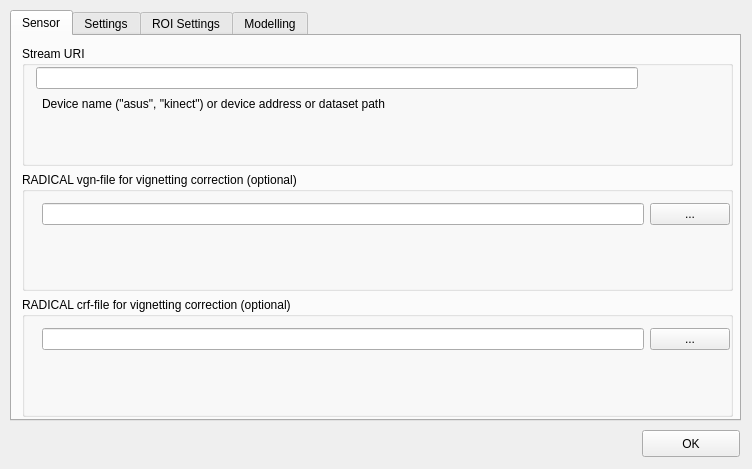
<?xml version="1.0" encoding="UTF-8"?>
<ui version="4.0">
 <class>Params</class>
 <widget class="QWidget" name="Params">
  <property name="geometry">
   <rect>
    <x>0</x>
    <y>0</y>
    <width>752</width>
    <height>469</height>
   </rect>
  </property>
  <property name="windowTitle">
   <string>Preferences</string>
  </property>
  <widget class="QTabWidget" name="Tracker">
   <property name="geometry">
    <rect>
     <x>10</x>
     <y>10</y>
     <width>731</width>
     <height>411</height>
    </rect>
   </property>
   <property name="currentIndex">
    <number>0</number>
   </property>
   <widget class="QWidget" name="sensorTab">
    <attribute name="title">
     <string>Sensor</string>
    </attribute>
    <widget class="QWidget" name="layoutWidget1">
     <property name="geometry">
      <rect>
       <x>10</x>
       <y>10</y>
       <width>711</width>
       <height>371</height>
      </rect>
     </property>
     <layout class="QVBoxLayout" name="verticalLayout">
      <item>
       <widget class="QGroupBox" name="groupBox_4">
        <property name="sizePolicy">
         <sizepolicy hsizetype="Preferred" vsizetype="Minimum">
          <horstretch>0</horstretch>
          <verstretch>0</verstretch>
         </sizepolicy>
        </property>
        <property name="minimumSize">
         <size>
          <width>600</width>
          <height>70</height>
         </size>
        </property>
        <property name="title">
         <string>Stream URI</string>
        </property>
        <widget class="QLabel" name="label">
         <property name="geometry">
          <rect>
           <x>20</x>
           <y>50</y>
           <width>591</width>
           <height>16</height>
          </rect>
         </property>
         <property name="text">
          <string>Device name (&quot;asus&quot;, &quot;kinect&quot;) or device address or dataset path</string>
         </property>
        </widget>
        <widget class="QWidget" name="layoutWidget4">
         <property name="geometry">
          <rect>
           <x>14</x>
           <y>20</y>
           <width>602</width>
           <height>24</height>
          </rect>
         </property>
         <layout class="QVBoxLayout" name="verticalLayout_2" stretch="0">
          <item>
           <widget class="QLineEdit" name="editStreamURI">
            <property name="minimumSize">
             <size>
              <width>600</width>
              <height>0</height>
             </size>
            </property>
           </widget>
          </item>
         </layout>
        </widget>
       </widget>
      </item>
      <item>
       <widget class="QGroupBox" name="groupBox_2">
        <property name="sizePolicy">
         <sizepolicy hsizetype="Expanding" vsizetype="Preferred">
          <horstretch>0</horstretch>
          <verstretch>0</verstretch>
         </sizepolicy>
        </property>
        <property name="minimumSize">
         <size>
          <width>600</width>
          <height>70</height>
         </size>
        </property>
        <property name="title">
         <string>RADICAL vgn-file for vignetting correction (optional)</string>
        </property>
        <widget class="QWidget" name="layoutWidget5">
         <property name="geometry">
          <rect>
           <x>20</x>
           <y>30</y>
           <width>688</width>
           <height>24</height>
          </rect>
         </property>
         <layout class="QHBoxLayout" name="horizontalLayout">
          <item>
           <widget class="QLineEdit" name="editVGNfile">
            <property name="minimumSize">
             <size>
              <width>600</width>
              <height>0</height>
             </size>
            </property>
            <property name="text">
             <string/>
            </property>
           </widget>
          </item>
          <item>
           <widget class="QPushButton" name="pushFindVGNfile">
            <property name="sizePolicy">
             <sizepolicy hsizetype="Minimum" vsizetype="Fixed">
              <horstretch>0</horstretch>
              <verstretch>0</verstretch>
             </sizepolicy>
            </property>
            <property name="minimumSize">
             <size>
              <width>20</width>
              <height>0</height>
             </size>
            </property>
            <property name="text">
             <string>...</string>
            </property>
           </widget>
          </item>
         </layout>
        </widget>
       </widget>
      </item>
      <item>
       <widget class="QGroupBox" name="groupBox_3">
        <property name="sizePolicy">
         <sizepolicy hsizetype="Expanding" vsizetype="Preferred">
          <horstretch>0</horstretch>
          <verstretch>0</verstretch>
         </sizepolicy>
        </property>
        <property name="minimumSize">
         <size>
          <width>600</width>
          <height>70</height>
         </size>
        </property>
        <property name="title">
         <string>RADICAL crf-file for vignetting correction (optional)</string>
        </property>
        <widget class="QWidget" name="layoutWidget2">
         <property name="geometry">
          <rect>
           <x>20</x>
           <y>30</y>
           <width>688</width>
           <height>24</height>
          </rect>
         </property>
         <layout class="QHBoxLayout" name="horizontalLayout_2">
          <item>
           <widget class="QLineEdit" name="editCRFfile">
            <property name="minimumSize">
             <size>
              <width>600</width>
              <height>0</height>
             </size>
            </property>
            <property name="text">
             <string/>
            </property>
           </widget>
          </item>
          <item>
           <widget class="QPushButton" name="pushFindCRFfile">
            <property name="text">
             <string>...</string>
            </property>
           </widget>
          </item>
         </layout>
        </widget>
       </widget>
      </item>
     </layout>
    </widget>
   </widget>
   <widget class="QWidget" name="ioTab">
    <attribute name="title">
     <string>Settings</string>
    </attribute>
    <widget class="QGroupBox" name="groupBox">
     <property name="geometry">
      <rect>
       <x>10</x>
       <y>10</y>
       <width>701</width>
       <height>61</height>
      </rect>
     </property>
     <property name="title">
      <string>Path and model name</string>
     </property>
     <widget class="QLineEdit" name="editRGBDPath">
      <property name="geometry">
       <rect>
        <x>20</x>
        <y>30</y>
        <width>621</width>
        <height>27</height>
       </rect>
      </property>
      <property name="text">
       <string>./data</string>
      </property>
     </widget>
     <widget class="QPushButton" name="pushFindRGBDPath">
      <property name="geometry">
       <rect>
        <x>650</x>
        <y>30</y>
        <width>31</width>
        <height>27</height>
       </rect>
      </property>
      <property name="text">
       <string>...</string>
      </property>
     </widget>
    </widget>
    <widget class="QLineEdit" name="editModelName">
     <property name="geometry">
      <rect>
       <x>30</x>
       <y>73</y>
       <width>621</width>
       <height>27</height>
      </rect>
     </property>
     <property name="text">
      <string>modelname</string>
     </property>
    </widget>
    <widget class="QCheckBox" name="cb_store_cloud">
     <property name="geometry">
      <rect>
       <x>40</x>
       <y>140</y>
       <width>301</width>
       <height>22</height>
      </rect>
     </property>
     <property name="text">
      <string>Point cloud (for recognition)</string>
     </property>
     <property name="checked">
      <bool>true</bool>
     </property>
    </widget>
    <widget class="QCheckBox" name="cb_store_views">
     <property name="geometry">
      <rect>
       <x>40</x>
       <y>170</y>
       <width>431</width>
       <height>22</height>
      </rect>
     </property>
     <property name="text">
      <string>Organized point clouds (selected views for recognition)</string>
     </property>
     <property name="checked">
      <bool>true</bool>
     </property>
    </widget>
    <widget class="QCheckBox" name="cb_store_mesh">
     <property name="geometry">
      <rect>
       <x>40</x>
       <y>200</y>
       <width>231</width>
       <height>22</height>
      </rect>
     </property>
     <property name="text">
      <string>Triangle mesh</string>
     </property>
     <property name="checked">
      <bool>false</bool>
     </property>
    </widget>
    <widget class="QCheckBox" name="cb_store_tracker">
     <property name="geometry">
      <rect>
       <x>40</x>
       <y>260</y>
       <width>251</width>
       <height>22</height>
      </rect>
     </property>
     <property name="text">
      <string>Tracking model</string>
     </property>
     <property name="checked">
      <bool>false</bool>
     </property>
    </widget>
    <widget class="QCheckBox" name="cb_store_tex_mesh">
     <property name="geometry">
      <rect>
       <x>40</x>
       <y>230</y>
       <width>231</width>
       <height>22</height>
      </rect>
     </property>
     <property name="text">
      <string>Textured triangle mesh</string>
     </property>
     <property name="checked">
      <bool>false</bool>
     </property>
    </widget>
   </widget>
   <widget class="QWidget" name="tab_5">
    <attribute name="title">
     <string>ROI Settings</string>
    </attribute>
    <widget class="QLabel" name="label_14">
     <property name="geometry">
      <rect>
       <x>9</x>
       <y>12</y>
       <width>281</width>
       <height>17</height>
      </rect>
     </property>
     <property name="font">
      <font>
       <weight>75</weight>
       <bold>true</bold>
      </font>
     </property>
     <property name="text">
      <string>Region of interesst (ROI)</string>
     </property>
    </widget>
    <widget class="QWidget" name="layoutWidget11_2">
     <property name="geometry">
      <rect>
       <x>31</x>
       <y>45</y>
       <width>581</width>
       <height>95</height>
      </rect>
     </property>
     <layout class="QFormLayout" name="formLayout_3">
      <item row="0" column="0">
       <widget class="QLineEdit" name="roi_scale_xy">
        <property name="text">
         <string>0.75</string>
        </property>
       </widget>
      </item>
      <item row="0" column="1">
       <widget class="QLabel" name="label_15">
        <property name="text">
         <string>XY-scale depending on the selected plane</string>
        </property>
       </widget>
      </item>
      <item row="1" column="0">
       <widget class="QLineEdit" name="roi_scale_height">
        <property name="text">
         <string>0.75</string>
        </property>
       </widget>
      </item>
      <item row="1" column="1">
       <widget class="QLabel" name="label_16">
        <property name="text">
         <string>Height-scale depending on the selected plane</string>
        </property>
       </widget>
      </item>
      <item row="2" column="0">
       <widget class="QLineEdit" name="roi_offs">
        <property name="text">
         <string>0.01</string>
        </property>
       </widget>
      </item>
      <item row="2" column="1">
       <widget class="QLabel" name="label_17">
        <property name="text">
         <string>Offset for segmentation [m]</string>
        </property>
       </widget>
      </item>
     </layout>
    </widget>
   </widget>
   <widget class="QWidget" name="Modelling">
    <attribute name="title">
     <string>Modelling</string>
    </attribute>
    <widget class="QLabel" name="label_18">
     <property name="enabled">
      <bool>true</bool>
     </property>
     <property name="geometry">
      <rect>
       <x>120</x>
       <y>174</y>
       <width>521</width>
       <height>27</height>
      </rect>
     </property>
     <property name="text">
      <string>Voxel size (resolution of the final point cloud model [m])</string>
     </property>
    </widget>
    <widget class="QLineEdit" name="voxel_grid_size">
     <property name="enabled">
      <bool>true</bool>
     </property>
     <property name="geometry">
      <rect>
       <x>40</x>
       <y>174</y>
       <width>61</width>
       <height>27</height>
      </rect>
     </property>
     <property name="text">
      <string>0.001</string>
     </property>
    </widget>
    <widget class="QLabel" name="label_19">
     <property name="enabled">
      <bool>true</bool>
     </property>
     <property name="geometry">
      <rect>
       <x>120</x>
       <y>207</y>
       <width>521</width>
       <height>27</height>
      </rect>
     </property>
     <property name="text">
      <string>Poisson depth (surface triangulation)</string>
     </property>
    </widget>
    <widget class="QLineEdit" name="poisson_depth">
     <property name="enabled">
      <bool>true</bool>
     </property>
     <property name="geometry">
      <rect>
       <x>40</x>
       <y>207</y>
       <width>61</width>
       <height>27</height>
      </rect>
     </property>
     <property name="text">
      <string>7</string>
     </property>
    </widget>
    <widget class="QCheckBox" name="filter_largest_cluster">
     <property name="enabled">
      <bool>true</bool>
     </property>
     <property name="geometry">
      <rect>
       <x>40</x>
       <y>283</y>
       <width>301</width>
       <height>22</height>
      </rect>
     </property>
     <property name="text">
      <string>Return largest cluster</string>
     </property>
     <property name="checked">
      <bool>true</bool>
     </property>
    </widget>
    <widget class="QLineEdit" name="poisson_samples">
     <property name="enabled">
      <bool>true</bool>
     </property>
     <property name="geometry">
      <rect>
       <x>41</x>
       <y>240</y>
       <width>61</width>
       <height>27</height>
      </rect>
     </property>
     <property name="text">
      <string>2</string>
     </property>
    </widget>
    <widget class="QLabel" name="label_20">
     <property name="enabled">
      <bool>true</bool>
     </property>
     <property name="geometry">
      <rect>
       <x>121</x>
       <y>240</y>
       <width>521</width>
       <height>27</height>
      </rect>
     </property>
     <property name="text">
      <string>Poisson samples per node (surface triangulation)</string>
     </property>
    </widget>
    <widget class="QCheckBox" name="multiview_icp">
     <property name="enabled">
      <bool>true</bool>
     </property>
     <property name="geometry">
      <rect>
       <x>40</x>
       <y>313</y>
       <width>301</width>
       <height>22</height>
      </rect>
     </property>
     <property name="text">
      <string>Multiview ICP refinement</string>
     </property>
     <property name="checked">
      <bool>false</bool>
     </property>
    </widget>
    <widget class="QCheckBox" name="use_nguyen_noise_model">
     <property name="enabled">
      <bool>true</bool>
     </property>
     <property name="geometry">
      <rect>
       <x>40</x>
       <y>343</y>
       <width>301</width>
       <height>22</height>
      </rect>
     </property>
     <property name="text">
      <string>Use Nguyen noise model</string>
     </property>
     <property name="checked">
      <bool>false</bool>
     </property>
    </widget>
    <widget class="QLabel" name="label_21">
     <property name="enabled">
      <bool>true</bool>
     </property>
     <property name="geometry">
      <rect>
       <x>119</x>
       <y>26</y>
       <width>521</width>
       <height>27</height>
      </rect>
     </property>
     <property name="text">
      <string>Number of nearby frames used for bundle adjustment</string>
     </property>
    </widget>
    <widget class="QLineEdit" name="nb_frames_temp_filt">
     <property name="enabled">
      <bool>true</bool>
     </property>
     <property name="geometry">
      <rect>
       <x>39</x>
       <y>59</y>
       <width>61</width>
       <height>27</height>
      </rect>
     </property>
     <property name="text">
      <string>11</string>
     </property>
    </widget>
    <widget class="QLabel" name="label_22">
     <property name="enabled">
      <bool>true</bool>
     </property>
     <property name="geometry">
      <rect>
       <x>119</x>
       <y>59</y>
       <width>521</width>
       <height>27</height>
      </rect>
     </property>
     <property name="text">
      <string>Number of frames for temporal filtering (batch size)</string>
     </property>
    </widget>
    <widget class="QLabel" name="label_23">
     <property name="enabled">
      <bool>true</bool>
     </property>
     <property name="geometry">
      <rect>
       <x>120</x>
       <y>92</y>
       <width>521</width>
       <height>27</height>
      </rect>
     </property>
     <property name="text">
      <string>Min. camera motion to store a keyframe [m]</string>
     </property>
    </widget>
    <widget class="QLineEdit" name="min_cam_motion_kf">
     <property name="enabled">
      <bool>true</bool>
     </property>
     <property name="geometry">
      <rect>
       <x>40</x>
       <y>92</y>
       <width>61</width>
       <height>27</height>
      </rect>
     </property>
     <property name="text">
      <string>0.5</string>
     </property>
    </widget>
    <widget class="QLineEdit" name="nb_frames_ba">
     <property name="enabled">
      <bool>true</bool>
     </property>
     <property name="geometry">
      <rect>
       <x>39</x>
       <y>26</y>
       <width>61</width>
       <height>27</height>
      </rect>
     </property>
     <property name="text">
      <string>10</string>
     </property>
    </widget>
    <widget class="QLineEdit" name="min_cam_rot_kf">
     <property name="enabled">
      <bool>true</bool>
     </property>
     <property name="geometry">
      <rect>
       <x>40</x>
       <y>127</y>
       <width>61</width>
       <height>27</height>
      </rect>
     </property>
     <property name="text">
      <string>7</string>
     </property>
    </widget>
    <widget class="QLabel" name="min_cam_rot_kf_txt">
     <property name="enabled">
      <bool>true</bool>
     </property>
     <property name="geometry">
      <rect>
       <x>120</x>
       <y>127</y>
       <width>521</width>
       <height>27</height>
      </rect>
     </property>
     <property name="text">
      <string>Min. camera rotation to store a keyframe [deg]</string>
     </property>
    </widget>
   </widget>
  </widget>
  <widget class="QPushButton" name="okButton">
   <property name="geometry">
    <rect>
     <x>642</x>
     <y>430</y>
     <width>98</width>
     <height>27</height>
    </rect>
   </property>
   <property name="text">
    <string>OK</string>
   </property>
  </widget>
 </widget>
 <resources/>
 <connections>
  <connection>
   <sender>okButton</sender>
   <signal>clicked()</signal>
   <receiver>Params</receiver>
   <slot>hide()</slot>
   <hints>
    <hint type="sourcelabel">
     <x>530</x>
     <y>418</y>
    </hint>
    <hint type="destinationlabel">
     <x>294</x>
     <y>218</y>
    </hint>
   </hints>
  </connection>
 </connections>
</ui>
